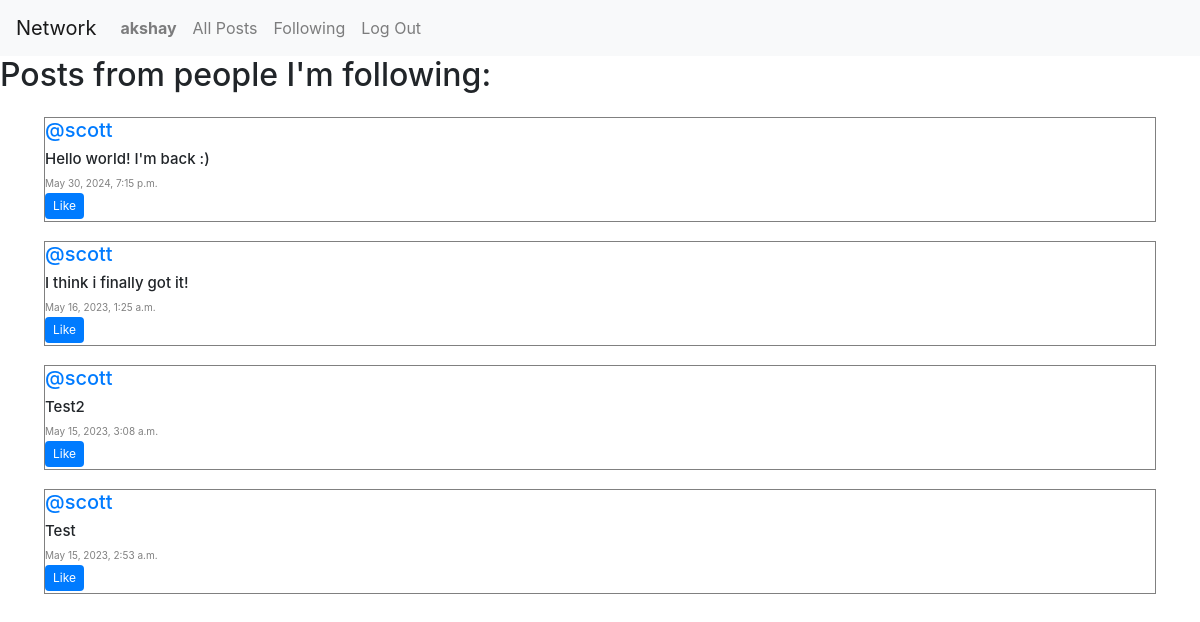
The app's page /following (signed in) with its own data.
### network/models.py (models this page shows, shortened)
class User(AbstractUser):
    pass

class Post(models.Model):
    text = models.CharField(max_length=280)
    user = models.ForeignKey(User, on_delete=models.CASCADE, related_name="author")
    date = models.DateTimeField(auto_now_add=True)

### network/views.py (the view)
# urls.py: path("following", views.following, name="following"),
def following(request):
    current_user = User.objects.get(pk=request.user.id)
    following = Follow.objects.filter(user=current_user)
    all_posts = Post.objects.all().order_by('id').reverse()
    user_liked_posts = list(Like.objects.filter(user=request.user).values_list('liked_post_id', flat=True))
    followed_posts = [post for post in all_posts if any(person.followed == post.user for person in following)]
    p = Paginator(followed_posts, 10)
    page_number = request.GET.get('page')
    page_obj = p.get_page(page_number)
    return render(request, "network/following.html", {
        "page_obj": page_obj,
        "all_posts": followed_posts,
        "user_liked_posts":user_liked_posts
    })

### network/templates/network/following.html (shortened to what this page needs)
{% extends "network/layout.html" %}
{% block body %}
    <h2>Posts from people I'm following:</h2>
    <div class="all-posts">
        {% for post in page_obj %}
            <div class="row post mx-4">
                <h6 class="author"><a href="{% url 'profile' user_id=post.user.id %}">@{{ post.user }}</a></h6>
                <h6 class="text">{{ post.text }}</h6>
                <p class="date">{{ post.date }}</p>
                {% if user.is_authenticated %}
                    <div class="like">
                        {% if post.id in user_liked_posts %}
                            <button class="like-btn btn btn-primary" data-post-id="{{ post.id }}">Unlike</button>
                        {% else %}
                            <button class="like-btn btn btn-primary" data-post-id="{{ post.id }}">Like</button>
                        {% endif %}
                    </div>
                {% endif %}
            </div>
        {% endfor %}
        <nav aria-label="Page Navigation">
        </nav>
    </div>
    {% load static %}
{% endblock %}

### network/templates/network/layout.html (shortened to what this page needs)
{% load static %}
<!DOCTYPE html>
<html lang="en">
    <head>
        <link rel="stylesheet" href="https://stackpath.bootstrapcdn.com/bootstrap/4.4.1/css/bootstrap.min.css">
        <link href="{% static 'network/styles.css/' %}" rel="stylesheet">
    </head>
    <body>
        <nav class="navbar navbar-expand-lg navbar-light bg-light">
            <a class="navbar-brand" href="{% url 'index' %}">Network</a>
            <div>
              <ul class="navbar-nav mr-auto">
                {% if user.is_authenticated %}
                    <li class="nav-item">
                        <a class="nav-link" href="{% url 'profile' user_id=user.id %}"><strong>{{ user.username }}</strong></a>
                    </li>
                {% endif %}
                <li class="nav-item">
                  <a class="nav-link" href="{% url 'index' %}">All Posts</a>
                </li>
                {% if user.is_authenticated %}
                    <li class="nav-item">
                        <a class="nav-link" href="{% url 'following' %}">Following</a>
                    </li>
                    <li class="nav-item">
                        <a class="nav-link" href="{% url 'logout' %}">Log Out</a>
                    </li>
                {% endif %}
              </ul>
            </div>
          </nav>
        <div class="body">
            {% block body %}
            {% endblock %}
        </div>
    </body>
</html>

### network/static/network/styles.css (style rules this page uses)
.all-posts { display:flex; justify-content: flex-start; flex-direction: column; margin: 20px; }
.post { display: block; margin-bottom: 1rem; flex-direction: column; border: 0.5px solid gray; margin-top: 3px; }
.text { font-size: 15px; }
.date { font-size: 10px; color: gray; margin-bottom: 2px; }
.author { font-size: 20px; }
.like-btn { margin-bottom: 2px; background-color: #007bff; color: #fff; border: none; padding: 4px 8px; font-size: 12px; cursor: pointer; }

### records on screen
User: username "akshay"
Post: user "scott", text "Hello world! I'm back :)", date "May 30, 2024, 7:15 p.m."
Post: user "scott", text "I think i finally got it!", date "May 16, 2023, 1:25 a.m."
Post: user "scott", text "Test2", date "May 15, 2023, 3:08 a.m."
Post: user "scott", text "Test", date "May 15, 2023, 2:53 a.m."
